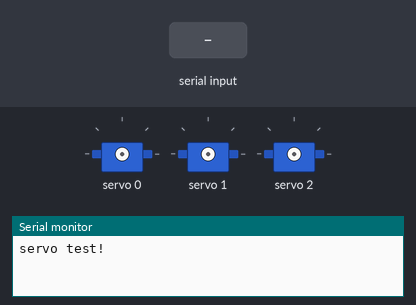
The sketch below on a simulated Arduino Uno, built with avr-gcc and run on an emulated ATmega328P. On the bench: 3 × servo, the last lines printed to the serial monitor. The test bench sets the inputs (shaded band).

Above: at 1.2 s.
1.3 s: "90,45,200\n" received over Serial
3.0 s: "30,150,10\n" received over Serial
At 4.2 s:
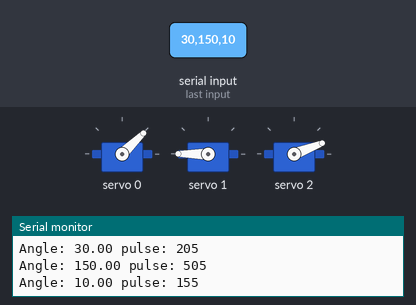
4.5 s: "1,90\n" received over Serial
At 6.7 s:
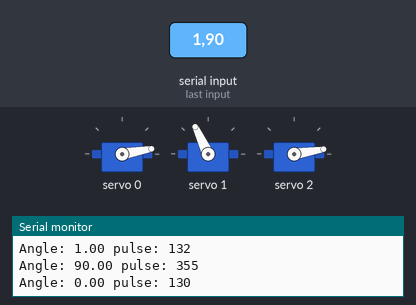
7.0 s: "5\n" received over Serial
At 9.8 s:
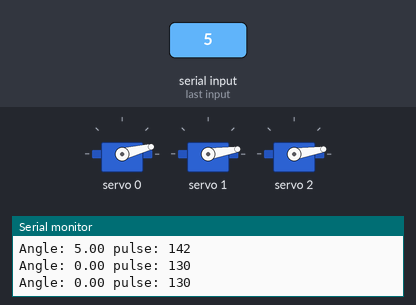
10.0 s: "90,45\n" received over Serial
At 11.7 s:
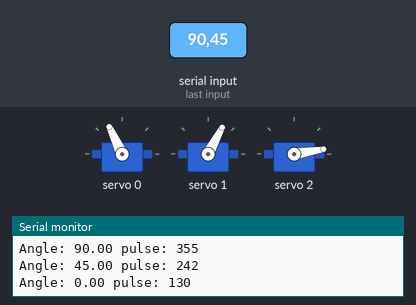
12.5 s: "30,150\n" received over Serial
At 14.0 s:
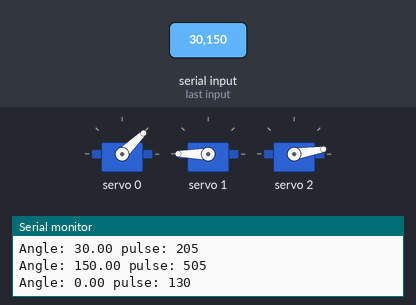
Timing chart, 0 to 15.5 s (numbered marks = the images above; inputs shaded):
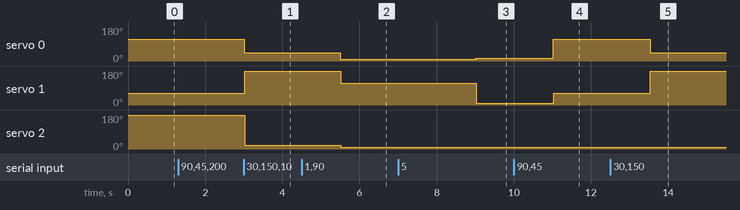

Measured:
- after the input at 3.0 s, servo 0: 115° → 44° at once; servo 1: 62° → 180° at once; servo 2: 180° → 21° at once
- after the input at 4.5 s, servo 0: 44° → 10° after 1.0 s; servo 1: 180° → 115° after 1.0 s; servo 2: 21° → 9° after 1.0 s instead of 2.0 s
- after the input at 7.0 s, servo 0: 10° → 14° after 2.0 s; servo 1: 115° → 9° after 2.0 s
- after the input at 10.0 s, servo 0: 14° → 115° after 1.0 s; servo 1: 9° → 62° after 1.0 s
- after the input at 12.5 s, servo 0: 115° → 44° after 1.0 s; servo 1: 62° → 180° after 1.0 s

The sketch:

servotest_calibration.ino
```cpp
#include <Wire.h>
#include <Adafruit_PWMServoDriver.h>

Adafruit_PWMServoDriver pwm = Adafruit_PWMServoDriver();

#define SERVOMIN 130
#define SERVOMAX 580
#define SERVO_FREQ 50


int angleToPulse(float ang){
  int pulse = ang*5/2+130;
  pulse = constrain(pulse, SERVOMIN, SERVOMAX);
  Serial.print("Angle: ");Serial.print(ang);
  Serial.print(" pulse: ");Serial.println(pulse);
  return pulse;
}

void setup() {
  // put your setup code here, to run once:
  Serial.begin(9600);
  Serial.println("servo test!");

  pwm.begin();
  pwm.setPWMFreq(SERVO_FREQ);

}


void loop() {
  // put your main code here, to run repeatedly:
  if ( Serial.available()){
    float x = Serial.parseFloat();
    float y = Serial.parseFloat();
    float z = Serial.parseFloat();
    pwm.setPWM(0, 0, angleToPulse(x) );
    pwm.setPWM(1, 0, angleToPulse(y) );
    pwm.setPWM(2, 0, angleToPulse(z) );
    }

  delay(500);
}
```
